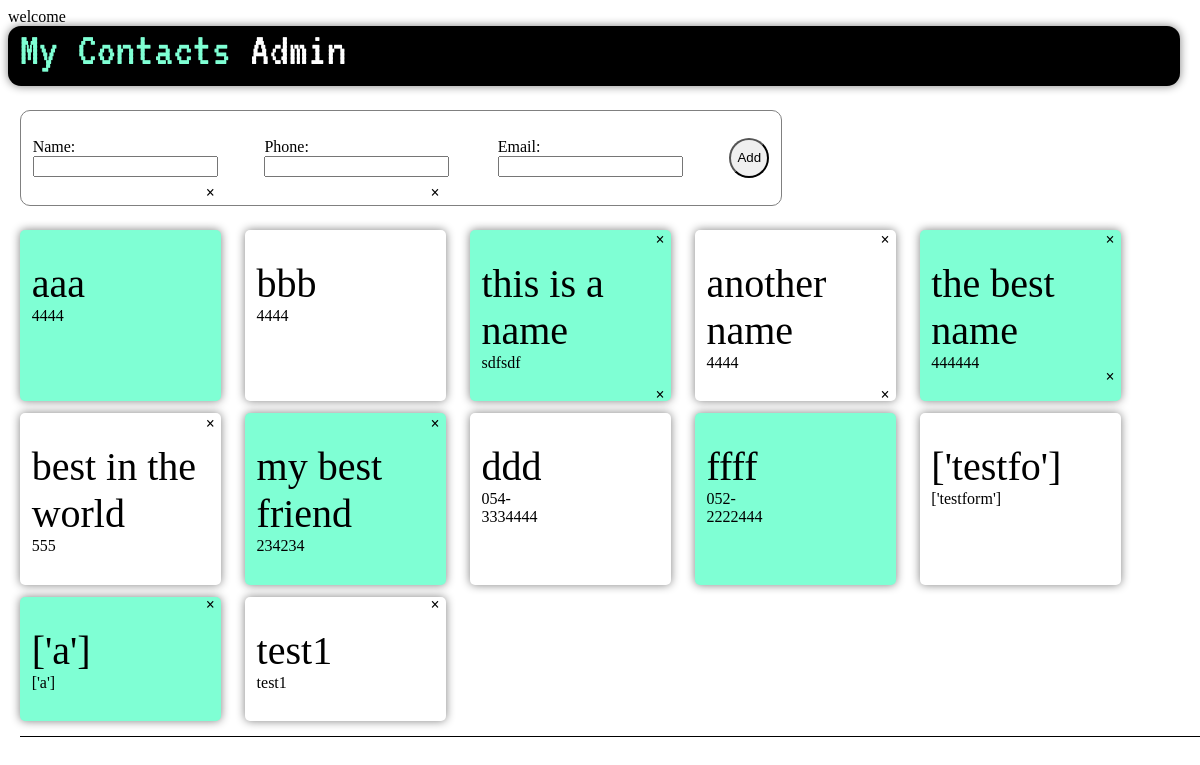
The app's page / (signed in) with its own data.
### contacts/models.py (models this page shows)
class Contact(models.Model):
    name=models.CharField(max_length=256)
    phone=models.CharField(max_length=256)
    email = models.EmailField(default="")
    def __str__(self) -> str:
        return f"{self.name}:{self.phone}"

### contacts/views.py (the view)
@login_required(login_url="/login")
def home(request):
    return render(request, "index.html", {
        "contacts":Contact.objects.all(),
        "form":ContactModelForm(),
        "message":f"welcome"
    })

### contacts/forms.py
class ContactModelForm(ModelForm):
    class Meta:
        model = Contact
        fields = "__all__"

### contacts/templates/index.html (shortened to what this page needs)
<!DOCTYPE html>
<html lang="en">
<head>
    <link rel="stylesheet" href="/static/style2.css">
</head>
<body>
    {{ message }}
    <div class="navbar">
        My Contacts
        <a href="/admin">Admin</a>
    </div>
 <form action="/add" method="get" class="add">
    {{ form.as_p }}
    <input type="submit" value="Add">
 </form>
 <div class="contacts">
 {% for contact in contacts %}
 <div class="contact" onclick="window.open('/update?name={{ contact.name }}&phone={{ contact.phone }}', '_self')">
    <div class="pic"></div><div class="name">{{ contact.name }}</div><div class="phone">{{ contact.phone }}</div><div class="delete"><a href="/delete?name={{ contact.name }}">&#215;</a></div>
</div>
 {% endfor %}
</div>
</body>
</html>

### contacts/static/style2.css (style rules this page uses)
.navbar > a { text-decoration: none; color: white; }
.contacts { display: flex; flex-direction: row; margin: 1%; border-bottom: 1px solid black; margin-bottom: 1em; width: fit-content; min-width: 100%; gap: 2%; padding-bottom: 15px; flex-wrap: wrap; }
form { margin: 1%; border: 0.5px solid gray; min-width: max-content; padding: 1%; width: 40%; border-radius: 10px; display: flex; gap: 3%; align-items: center; }
form > input[type='submit'] { border-radius: 50px; height: 3em; }
.delete > a { text-decoration: none; color: black; font-weight: bold; border-radius: 50px; }
.delete { position: relative; top:-95%; left: 98%; }
.contact { margin-top: 1%; display: flex; flex-direction: column; width: 15%; border-radius: 5px; padding: 1%; box-shadow: 0px 0px 10px gray; }
.name { font-size: 40px; }
.contact > * { width: 5em; }
.contact:nth-child(odd) { background-color: aquamarine; }
.navbar { margin-right: 1%; margin-bottom: 2%; padding-left: 1%; padding-bottom: 1%; align-items: center; box-shadow: 0px 0px 10px gray; border-radius: 13px; font-family: 'VT323', sans-serif; font-size: 48px; background-color: black; color: aquamarine }

### records on screen
Contact: name "aaa", phone "4444"
Contact: name "bbb", phone "4444"
Contact: name "this is a name", phone "sdfsdf"
Contact: name "another name", phone "4444"
Contact: name "the best name", phone "444444"
Contact: name "best in the world", phone "555"
Contact: name "my best friend", phone "234234"
Contact: name "ddd", phone "054-3334444"
Contact: name "ffff", phone "052-2222444"
Contact: name "['testfo']", phone "['testform']"
Contact: name "['a']", phone "['a']"
Contact: name "test1", phone "test1"

### other values on screen
{{ message }} "welcome"
